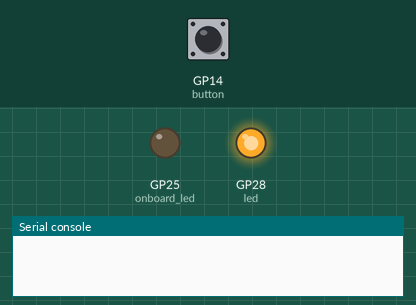
This program was run on a simulated Raspberry Pi Pico running MicroPython. Parts: output pins drawn as LEDs (lit = HIGH), the last lines printed to the serial console. Dashed ring = blinking. Inputs (shaded band) come from the test bench; at power-on: GP14 (button) LOW.

Above: at 0.1 s.
At 1.2 s:
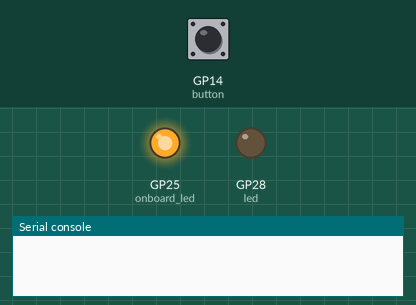
1.3 s: GP14 (button) pulled HIGH for 1 s
At 2.12 s:
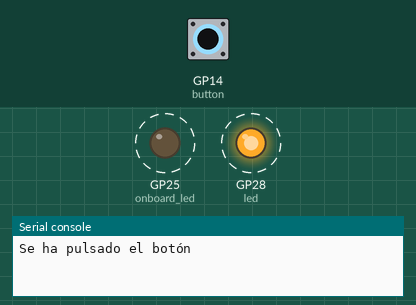
Timing chart, 0 to 10.3 s (numbered marks = the images above; inputs shaded):
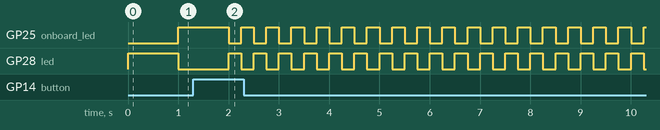

The program:

button_interrupt_001.py
```python
from machine import Pin
import utime
from ssd1306 import SSD1306_I2C

#I/O Configuration
led = Pin(28, Pin.OUT)
onboard_led = Pin(25, Pin.OUT)
button = machine.Pin(14, machine.Pin.IN, machine.Pin.PULL_DOWN)

#Set Initial Conditions
led.low()
onboard_led.high()
fast_blink = False

# attach the interrupt to the buttonPin

def alert(pin):
    global fast_blink
    #avoid rebounds
    utime.sleep(0.25)
    if button.value() == 1:
        if fast_blink:
            fast_blink = False
        else:
            fast_blink = True
        print("Se ha pulsado el botón")

button.irq(trigger = Pin.IRQ_RISING , handler = alert)

# Main Loop
while True:
    led.toggle()
    onboard_led.toggle()
    if fast_blink:
        utime.sleep(0.25)
    else:
        utime.sleep(1)
```

Measured:
- after the input at 1.3 s, GP25 (onboard_led), GP28 (led): alternates HIGH for 0.25 s and LOW for 0.25 s, starting after 0.95 s
